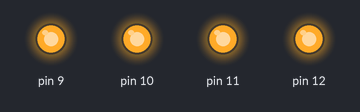
A sketch run on a simulated Arduino Uno, built with avr-gcc and run on an emulated ATmega328P. Shown: output pins drawn as LEDs (lit = HIGH).

Above: at 1.0 s.
At 6.0 s:
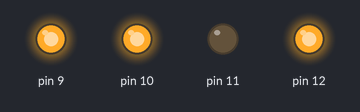
At 9.0 s:
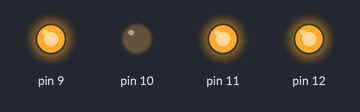
At 12.0 s:
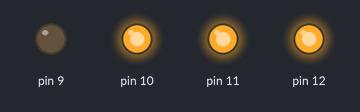
At 17.0 s:
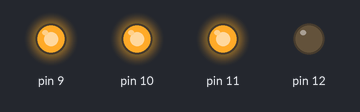
Timing chart, 0 to 18.2 s (numbered marks = the images above):
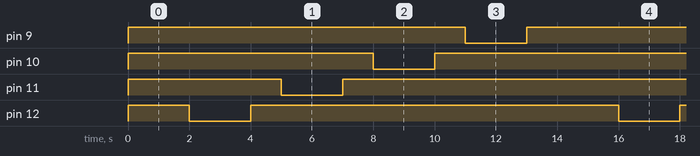

Measured:
- by itself, pin 9: alternates HIGH for 12.0 s and LOW for 2.0 s
- by itself, pin 10–12: repeats every 14.0 s: LOW 2.0 s, HIGH 12.0 s
- by itself, everything shown: repeats every 14.0 s, in 8 steps

The sketch:

RelayTest.ino
```cpp
void setup() {
  // put your setup code here, to run once:

  pinMode(12, OUTPUT);
  pinMode(11, OUTPUT);
  pinMode(10, OUTPUT);
  pinMode(9, OUTPUT);
}

void loop() {
  // put your main code here, to run repeatedly:


  digitalWrite(12, HIGH);
  digitalWrite(11, HIGH);
  digitalWrite(10, HIGH);
  digitalWrite(9, HIGH);

  delay(2000);


  digitalWrite(12, LOW);
  delay(2000);
  digitalWrite(12, HIGH);
  delay(1000);

  digitalWrite(11, LOW);
  delay(2000);
  digitalWrite(11, HIGH);
  delay(1000);

  digitalWrite(10, LOW);
  delay(2000);
  digitalWrite(10, HIGH);
  delay(1000);


  digitalWrite(9, LOW);
  delay(2000);
  digitalWrite(9, HIGH);
  delay(1000);


}
```
